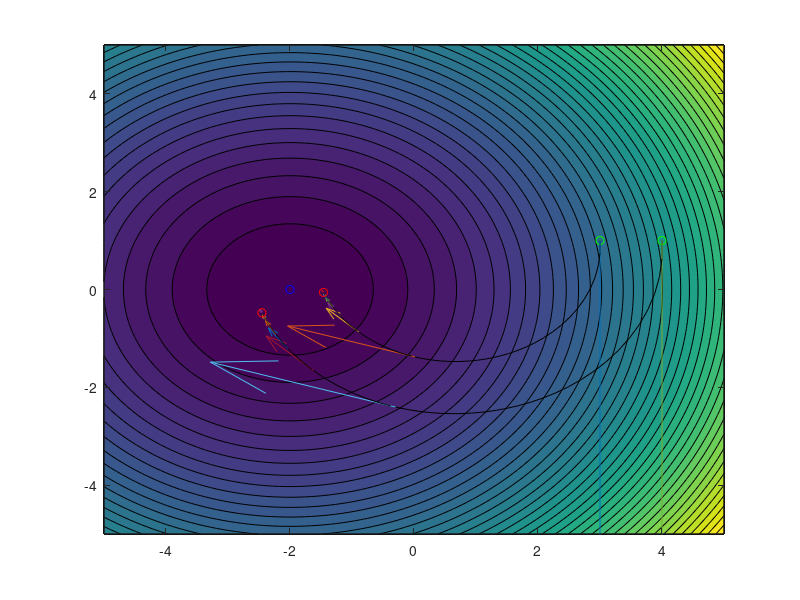

The MATLAB source for this figure:
clc; clear all;
%% Consts
r0 = [-2;0];
r1 = [3;1];
r2 = [4;1];
k1 = 0.01;
thresh = .6;
t = 0;
maxcycles = 1000;
arrowScale = 40;
video_flag = false;

%% prepare video
if video_flag
    figure;
    %pause;
    myVideo = VideoWriter('animation.mp4', 'MPEG-4');
    myVideo.FrameRate = 20;
    myVideo.Quality = 100;
    open(myVideo);
end
x = linspace(-5,5);
y = linspace(-5,5);
[X,Y] = meshgrid(x,y);
Z = (X+2).^2+Y.^2;
contourf(X,Y,Z,40)
%% prepare plot
D = (norm(r1-r0)+norm(r2-r0))/2;
hold on
plot(r1(1),r1(2),'go')
plot(r2(1),r2(2),'go')
plot(r0(1),r0(2),'bo')
xlim([-5 5])
ylim([-5 5])

%% main loop
while D>thresh && t < maxcycles
   %update positions
   r1old = r1;
   r2old = r2;
   w = (r1-r2)/norm(r1-r2);
   c = k1*w;
   % calculate derivatives
   r1p = c*norm(r1-r0)^2;
   r2p = c*norm(r2-r0)^2;
   % add them with newx = oldx + -dy    and newy = oldy + dx
   d1 = flip(r1p).*[-1;1];
   d2 = flip(r2p).*[-1;1];
   r1 = r1+d1;
   r2 = r2+d2;
   %update D
   D = (norm(r1-r0)+norm(r2-r0))/2;
   %plot
   plot([r1old(1) r1(1)],[r1old(2) r1(2)],'k');
   plot([r2old(1) r2(1)],[r2old(2) r2(2)],'k'); 
   if(mod(t,30)==0)
       quiver(r1old(1),r1old(2),d1(1)*arrowScale,d1(2)*arrowScale);
       quiver(r2old(1),r2old(2),d2(1)*arrowScale,d2(2)*arrowScale);
   end
   % Video recording
   if video_flag
        frame = getframe(gcf);
        writeVideo(myVideo, frame);
   end
   t = t+1;
end
plot(r1(1),r1(2),'ro')
plot(r2(1),r2(2),'ro')
if video_flag
        frame = getframe(gcf);
        writeVideo(myVideo, frame);
end
if video_flag; close(myVideo); end
hold off
    
